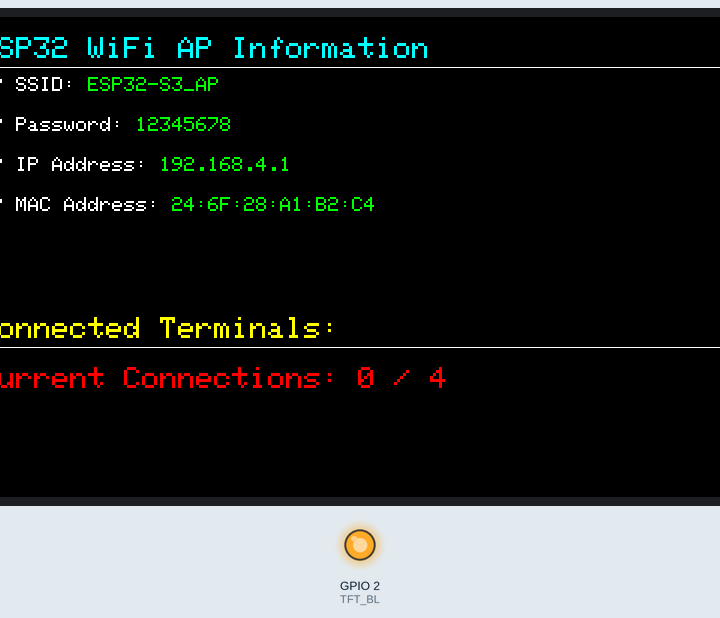
Bench run of a sketch on a simulated ESP32-S3. Shown: 800×480 colour display, output pins drawn as LEDs (lit = HIGH). What the sketch prints to the serial monitor is not drawn.

Above: at 0.7 s.

The sketch:

WIFI_AP.ino
```cpp
/*******************************************************************************
 * ESP32 WiFi AP Mode + RGB LCD Display
 * 功能：ESP32作为AP热点，屏幕显示AP的SSID、密码、IP、MAC，实时显示已连接终端数
 * 硬件：ESP32-S3 + 800x480 RGB LCD
 ******************************************************************************/
#include <Arduino_GFX_Library.h>
#include <WiFi.h> // ESP32 WiFi库

// ====================== WiFi AP配置 ======================
#define AP_SSID "ESP32-S3_AP"    // AP热点名称
#define AP_PASSWORD "12345678"   // AP密码（至少8位，否则无法启动AP）
#define AP_CHANNEL 6             // AP信道（1~13）
#define AP_MAX_CONNECT 4         // 最大连接数（ESP32最多支持4个）

// ====================== 硬件配置 ======================
#define TFT_BL 2
// RGB LCD分辨率
#define LCD_WIDTH  800
#define LCD_HEIGHT 480

// 时序参数
#define HSYNC_POLARITY 0
#define HSYNC_FRONT_PORCH 12
#define HSYNC_PULSE_WIDTH 4
#define HSYNC_BACK_PORCH 16
#define VSYNC_POLARITY 0
#define VSYNC_FRONT_PORCH 10
#define VSYNC_PULSE_WIDTH 4
#define VSYNC_BACK_PORCH 10
#define PCLK_FREQ 13300000
#define PCLK_ACTIVE_NEG 1

// ESP32-S3 RGB LCD引脚定义（保留原有配置）
#define PIN_DE    40  // DE
#define PIN_VSYNC 41  // VSYNC
#define PIN_HSYNC 39  // HSYNC
#define PIN_PCLK  42  // PCLK
// R通道
#define PIN_R0 45
#define PIN_R1 48
#define PIN_R2 47
#define PIN_R3 21
#define PIN_R4 14
// G通道
#define PIN_G0 5
#define PIN_G1 6
#define PIN_G2 7
#define PIN_G3 15
#define PIN_G4 16
#define PIN_G5 4
// B通道
#define PIN_B0 8
#define PIN_B1 3
#define PIN_B2 46
#define PIN_B3 9
#define PIN_B4 1

// ====================== 显示配置 ======================
#define TEXT_SIZE_MAIN 3    // 主文字大小（用于标题、关键信息）
#define TEXT_SIZE_SUB 2     // 副文字大小（用于具体内容）
#define TEXT_START_X 20     // 文字起始X坐标
#define TEXT_START_Y 20     // 文字起始Y坐标
#define LINE_SPACING 40     // 行间距（像素）
#define DYNAMIC_AREA_Y 300  // 动态信息区起始Y坐标

// ====================== GFX初始化（保留原有配置） ======================
Arduino_ESP32RGBPanel *rgb_panel = new Arduino_ESP32RGBPanel(
    PIN_DE, PIN_VSYNC, PIN_HSYNC, PIN_PCLK,
    PIN_R0, PIN_R1, PIN_R2, PIN_R3, PIN_R4,
    PIN_G0, PIN_G1, PIN_G2, PIN_G3, PIN_G4, PIN_G5,
    PIN_B0, PIN_B1, PIN_B2, PIN_B3, PIN_B4,
    HSYNC_POLARITY, HSYNC_FRONT_PORCH, HSYNC_PULSE_WIDTH, HSYNC_BACK_PORCH,
    VSYNC_POLARITY, VSYNC_FRONT_PORCH, VSYNC_PULSE_WIDTH, VSYNC_BACK_PORCH,
    PCLK_ACTIVE_NEG, PCLK_FREQ
);

Arduino_RGB_Display *gfx = new Arduino_RGB_Display(
    LCD_WIDTH,        // 宽度
    LCD_HEIGHT,       // 高度
    rgb_panel,        // RGB面板对象
    0,                // 旋转角度（0/90/180/270）
    true              // 自动刷新
);

// ====================== 全局变量 ======================
String apSSID = AP_SSID;
String apPassword = AP_PASSWORD;
String apIP;          // AP的IP地址
String apMAC;         // AP的MAC地址
int lastConnectedNum = -1; // 上一次的连接数（用于判断是否需要刷新）

// ====================== 函数声明 ======================
void initWiFiAP(); // 初始化WiFi AP模式
void displayAPInfo(); // 显示AP固定信息
void updateConnectedNum(); // 更新并显示已连接终端数

// ====================== 初始化函数 ======================
void setup()
{
    // 初始化串口（用于调试）
    Serial.begin(115200);
    Serial.println("ESP32 WiFi AP Mode Example");

    // 1. 初始化显示屏
    if (!gfx->begin())
    {
        Serial.println("gfx->begin() failed!");
        while (1) delay(1000); // 初始化失败则死循环
    }
    gfx->fillScreen(RGB565_BLACK); // 初始清屏为黑色

    // 2. 开启显示屏背光
    pinMode(TFT_BL, OUTPUT);
    digitalWrite(TFT_BL, HIGH);

    // 3. 初始化WiFi AP模式
    initWiFiAP();

    // 4. 显示AP固定信息
    displayAPInfo();

    // 5. 初始化连接数显示
    updateConnectedNum();
}

// ====================== 循环函数（实时更新连接数） ======================
void loop()
{
    // 实时检测连接数变化，仅在变化时刷新（减少屏幕闪烁）
    updateConnectedNum();
    delay(500); // 每500ms检测一次
}

// ====================== 初始化WiFi AP模式 ======================
void initWiFiAP()
{
    WiFi.mode(WIFI_AP);
    // 配置AP参数：SSID、密码、信道、是否隐藏、最大连接数
    WiFi.softAP(apSSID.c_str(), apPassword.c_str(), AP_CHANNEL, false, AP_MAX_CONNECT);

    // 获取AP的IP地址和MAC地址
    apIP = WiFi.softAPIP().toString(); // AP默认IP是192.168.4.1
    apMAC = WiFi.softAPmacAddress();  // AP的MAC地址

    // 串口打印AP信息
    Serial.println("\nWiFi AP Mode Initialized:");
    Serial.printf("SSID: %s\n", apSSID.c_str());
    Serial.printf("Password: %s\n", apPassword.c_str());
    Serial.printf("IP Address: %s\n", apIP.c_str());
    Serial.printf("MAC Address: %s\n", apMAC.c_str());
    Serial.printf("Channel: %d\n", AP_CHANNEL);
    Serial.printf("Max Connections: %d\n", AP_MAX_CONNECT);
}

// ====================== 显示AP固定信息（SSID、密码、IP、MAC） ======================
void displayAPInfo()
{
    // 标题
    gfx->setTextSize(TEXT_SIZE_MAIN);
    gfx->setTextColor(RGB565_CYAN);
    gfx->setCursor(TEXT_START_X, TEXT_START_Y);
    gfx->println("ESP32 WiFi AP Information");
    gfx->drawLine(TEXT_START_X, TEXT_START_Y + 30, LCD_WIDTH - 20, TEXT_START_Y + 30, RGB565_WHITE); // 分隔线

    // SSID
    gfx->setTextSize(TEXT_SIZE_SUB);
    gfx->setTextColor(RGB565_WHITE);
    gfx->setCursor(TEXT_START_X, TEXT_START_Y + LINE_SPACING);
    gfx->print("AP SSID: ");
    gfx->setTextColor(RGB565_GREEN);
    gfx->println(apSSID);

    // Password
    gfx->setTextColor(RGB565_WHITE);
    gfx->setCursor(TEXT_START_X, TEXT_START_Y + LINE_SPACING * 2);
    gfx->print("AP Password: ");
    gfx->setTextColor(RGB565_GREEN);
    gfx->println(apPassword);

    // IP Address
    gfx->setTextColor(RGB565_WHITE);
    gfx->setCursor(TEXT_START_X, TEXT_START_Y + LINE_SPACING * 3);
    gfx->print("AP IP Address: ");
    gfx->setTextColor(RGB565_GREEN);
    gfx->println(apIP);

    // MAC Address
    gfx->setTextColor(RGB565_WHITE);
    gfx->setCursor(TEXT_START_X, TEXT_START_Y + LINE_SPACING * 4);
    gfx->print("AP MAC Address: ");
    gfx->setTextColor(RGB565_GREEN);
    gfx->println(apMAC);

    // 动态信息区标题
    gfx->setTextSize(TEXT_SIZE_MAIN);
    gfx->setTextColor(RGB565_YELLOW);
    gfx->setCursor(TEXT_START_X, DYNAMIC_AREA_Y);
    gfx->println("Connected Terminals:");
    gfx->drawLine(TEXT_START_X, DYNAMIC_AREA_Y + 30, LCD_WIDTH - 20, DYNAMIC_AREA_Y + 30, RGB565_WHITE);
}

// ====================== 更新并显示已连接终端数 ======================
void updateConnectedNum()
{
    int currentConnectedNum = WiFi.softAPgetStationNum(); // 获取当前连接数

    // 仅在连接数变化时刷新，避免屏幕闪烁
    if (currentConnectedNum != lastConnectedNum)
    {
        // 清空动态信息区的旧内容
        gfx->fillRect(TEXT_START_X, DYNAMIC_AREA_Y + 40, LCD_WIDTH - 40, 100, RGB565_BLACK);

        // 显示当前连接数
        gfx->setTextSize(TEXT_SIZE_MAIN);
        gfx->setTextColor(RGB565_RED);
        gfx->setCursor(TEXT_START_X, DYNAMIC_AREA_Y + 50);
        gfx->printf("Current Connections: %d / %d\n", currentConnectedNum, AP_MAX_CONNECT);

        // 串口打印
        Serial.printf("Connected terminals: %d (max: %d)\n", currentConnectedNum, AP_MAX_CONNECT);

        // 更新上一次的连接数
        lastConnectedNum = currentConnectedNum;
    }
}
```
